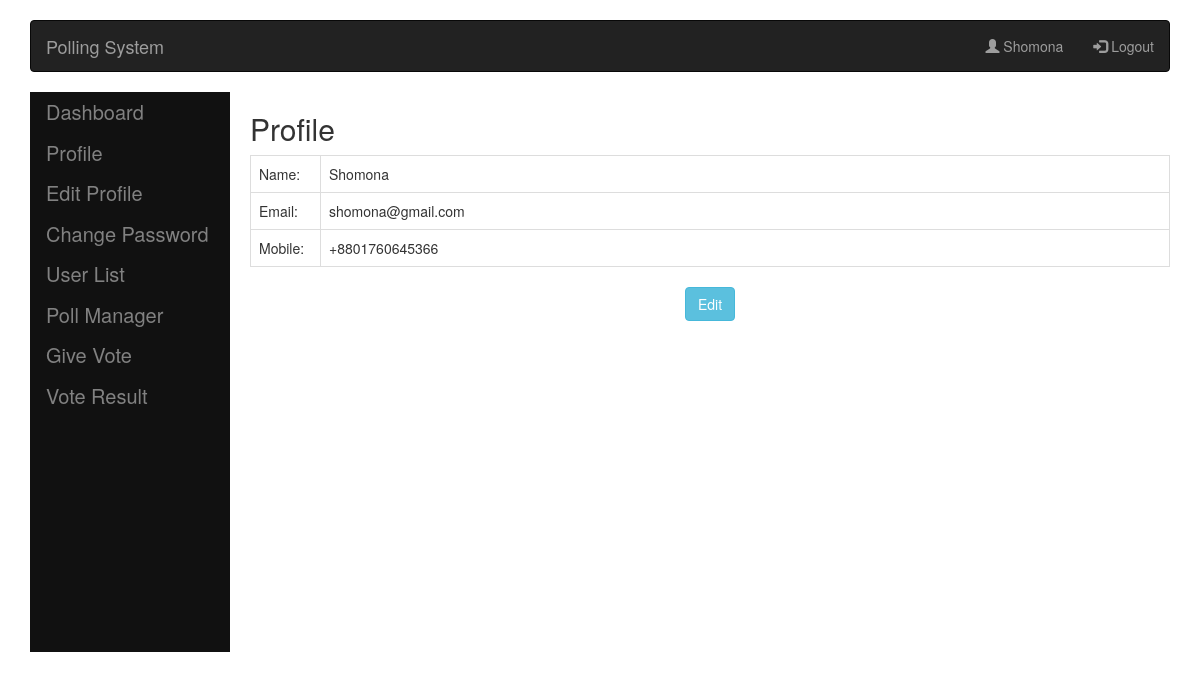
/profile.php (signed in), run on the app's committed database.
### tables this page shows
CREATE TABLE `user_profile` (
  `Id` int(11) NOT NULL,
  `FullName` varchar(256) NOT NULL,
  `Email` varchar(256) DEFAULT NULL,
  `Mobile` varchar(256) DEFAULT NULL,
  `Password` varchar(256) NOT NULL,
  `GenderEnumId` int(11) NOT NULL,
  `IsAdmin` tinyint(4) NOT NULL,
  `UserTypeEnumId` int(11) NOT NULL
);

### framework/function.php (called while the page is built, shortened)
<?php
function GetHeaderWithNav($titel=""){
    include_once("./template/header.php");
    include_once("./template/navbar.php");
}
function GetFooterWithNav($controllerName=""){
    include_once("./template/footer-with-nav.php");
    include_once("./template/footer.php");
}
function GetById($tableName,$id){
    $db = GetDb();
    $sql="SELECT * FROM $tableName WHERE Id=$id";
    $result = mysqli_query($db, $sql);
    if(mysqli_num_rows($result)== 1){
        while($row = $result->fetch_assoc()) {
            return $row;
          }
      }
}
?>

### profile.php (the view, shortened to what this page needs)
<?php
include_once("./framework/function.php");
 $user=GetById("user_profile",  $_COOKIE["Id"])
?>
<div class="row">
  <div class="col-xs-12 col-sm-12 col-md-12 col-lg-12">
  <h2>Profile</h2>
    <table class="table table-bordered table-hover">
      <tbody>
        <tr>
          <td style="width: 70px;">Name:</td>
          <td> <?php  echo $user["FullName"]; ?></td>
        </tr>
        <tr>
          <td>Email:</td>
          <td> <?php  echo $user["Email"]; ?></td>
        </tr>
        <tr>
          <td>Mobile:</td>
          <td> <?php  echo $user["Mobile"]; ?></td>
        </tr>
      </tbody>
    </table>
    <div class="text-center">
    <a class="btn btn-info" href="./user-edit.php">
    Edit
    </a>
    </div>
  </div>
</div>

### data on the page
user_profile: FullName "Shomona", Email "shomona@gmail.com", Mobile "+8801760645366"

### other printed values
$_COOKIE["FullName"] "Shomona"
